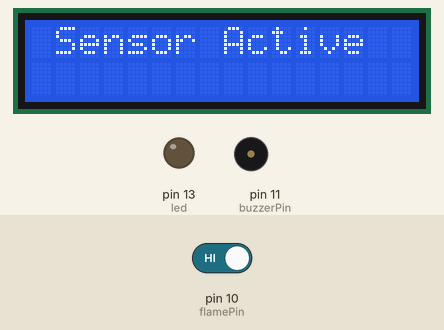
This sketch was run on a simulated Arduino Uno, built with avr-gcc and run on an emulated ATmega328P. Parts: 16×2 character LCD, output pins drawn as LEDs (lit = HIGH), buzzer (waves = sounding, pin HIGH). The test bench sets the inputs (shaded band); at power-on: pin 10 (flamePin) HIGH.

Above: at 8.7 s.
At 11.3 s:
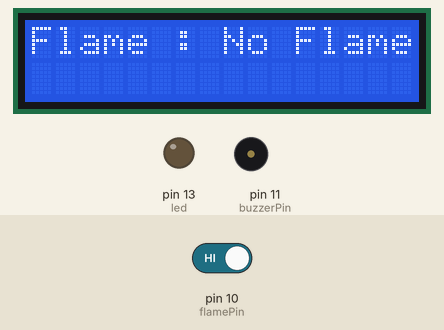
11.4 s: pin 10 (flamePin) driven LOW
At 11.62 s:
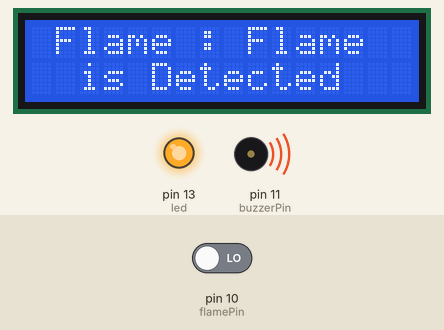
13.3 s: pin 10 (flamePin) driven HIGH
At 13.59 s:
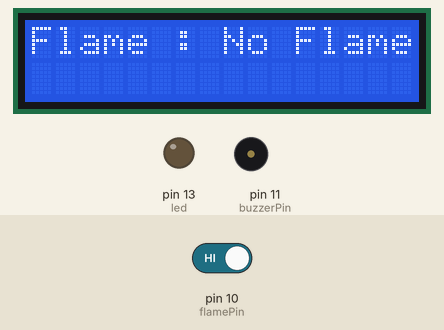
Timing chart, 0 to 16.3 s (numbered marks = the images above; inputs shaded):
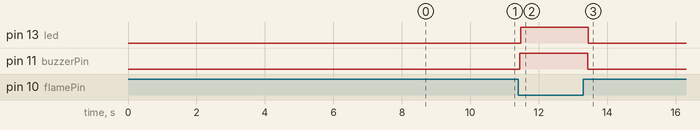

The sketch:

sketch_apr21a.ino
```cpp
#include <Wire.h>
#include <LiquidCrystal_I2C.h>

LiquidCrystal_I2C lcd(0x27,16,2);

#define flamePin 10
#define buzzerPin 11
#define led 13


void setup() {

 pinMode(buzzerPin,OUTPUT);
 pinMode(flamePin,INPUT);
 pinMode(led,OUTPUT);

  lcd.init();
  lcd.init();
  lcd.backlight();
  lcd.setCursor(0, 0);
  lcd.print("Calibrating");
    for(int i = 0; i <15; i++){
      if (i==4)
      {
         lcd.setCursor(0, 1);
         lcd.print(".");
        }
       else  lcd.print(".");
      delay(500);
      }
    lcd.setCursor(11, 1);
    lcd.print("Done");
    delay(1000);
    lcd.clear();
    lcd.setCursor(1, 0);
    lcd.print("Sensor Active");
    delay(1500);
    lcd.clear();

}

void loop() {

int Flame = digitalRead(flamePin);

  if (Flame == LOW)
  {
     digitalWrite(buzzerPin,HIGH);
     lcd.setCursor(0, 0);
     lcd.print(" Flame : ");
     lcd.print("Flame");
     lcd.setCursor(0, 1);
     lcd.print("  is Detected");
     Serial.print(Flame);
     Serial.print("\t");
     Serial.print("Flame is Detected");
     digitalWrite(led,HIGH);
  }
  else if (Flame == HIGH)
  {
     digitalWrite(buzzerPin,LOW);
     lcd.setCursor(0, 0);
     lcd.print("Flame : ");
     lcd.print("No Flame");
     Serial.print(Flame);
     Serial.print("\t");
     Serial.println("No Flame");
     digitalWrite(led,LOW);
  }

  delay(300);
  lcd.clear();
}
```

Measured:
- after the input at 11.4 s, pin 13 (led): LOW → HIGH after 0.08 s; pin 11 (buzzerPin): LOW → HIGH after 0.05 s; the display: first differs from a run without the input after 0.08 s (image 2)
- after the input at 13.3 s, pin 13 (led): HIGH → LOW after 0.14 s; pin 11 (buzzerPin): HIGH → LOW after 0.13 s; the display: first differs from a run without the input after 0.14 s (image 3)
- what the display in image 0 shows lasts 1.5 s, from 8.7 s to 10.2 s
